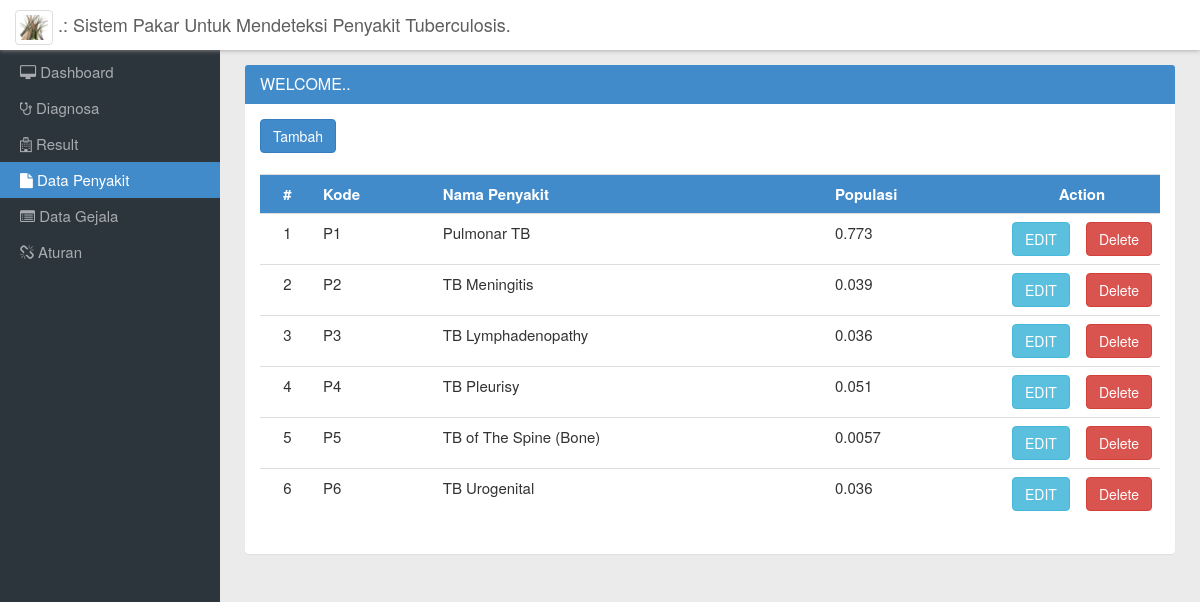
/?p=penyakit, run on the app's committed database.
### tables this page shows
CREATE TABLE IF NOT EXISTS `penyakit` (
  `kd_penyakit` varchar(10) NOT NULL,
  `nm_penyakit` varchar(150) NOT NULL,
  `hipotesis_penyakit` double NOT NULL,
  `ket_penyakit` varchar(200) NOT NULL,
  PRIMARY KEY (`kd_penyakit`)
);

### penyakit.php (the view, shortened to what this page needs)
<!DOCTYPE html>
<html>
<head>
</head>
<body>
<button type="button" class="btn btn-primary" data-toggle="modal" data-target="#myModal">
  Tambah
</button>
<br/>
<br/>
<table class="table table-hover">
    <tr class="bg-primary">
        <td width = "" align="center"><b>#</b></td>
        <td width = ""><b>Kode</b></td>
        <td width = ""><b>Nama Penyakit</b></td>
		<td width = ""><b>Populasi</b></td>
        <td width = "10%" colspan="2" align="center"><b>Action</b></td>
    </tr>
    <?php
    $sql2="SELECT * FROM penyakit order by kd_penyakit";
    $query2=mysql_query($sql2);
    $i = 0;
    while($data=mysql_fetch_array($query2)){
        $out_kode=$data['kd_penyakit'];
        $out_nama=$data['nm_penyakit'];
        $out_populasi=$data['hipotesis_penyakit'];
        $i++;
        ?>
    <tr>
        <td align ="center"><?php echo "$i"; ?></td>
        <td><?php echo $out_kode; ?></td>
        <td><?php echo $out_nama; ?></td>
        <td><?php echo $out_populasi; ?></td>
        <?php echo  "
        <form action='?p=action/t_editpenyakit' method='POST'>
        <td align = center>
        <input type='hidden' name='kd_penyakit' value= $data[kd_penyakit] />
        <input type='submit' class='btn btn-info' name='submit' value= EDIT />
        </td>
        </form>
        <td align = center><a class='btn btn-danger' href =action/t_deletepenyakit.php?kd_penyakit=$data[kd_penyakit]>Delete</a></td>
        "
        ?>
    </tr>
        <?php
        }
        ?>
</table>
</body>
</html>

### css/style.css (style rules this page uses)
body { padding-top:45px; background:#ebebeb; font-size:15px; }

### data on the page
penyakit: kd_penyakit "P1", nm_penyakit "Pulmonar TB", hipotesis_penyakit "0.773"
penyakit: kd_penyakit "P2", nm_penyakit "TB Meningitis", hipotesis_penyakit "0.039"
penyakit: kd_penyakit "P3", nm_penyakit "TB Lymphadenopathy", hipotesis_penyakit "0.036"
penyakit: kd_penyakit "P4", nm_penyakit "TB Pleurisy", hipotesis_penyakit "0.051"
penyakit: kd_penyakit "P5", nm_penyakit "TB of The Spine (Bone)", hipotesis_penyakit "0.0057"
penyakit: kd_penyakit "P6", nm_penyakit "TB Urogenital", hipotesis_penyakit "0.036"
